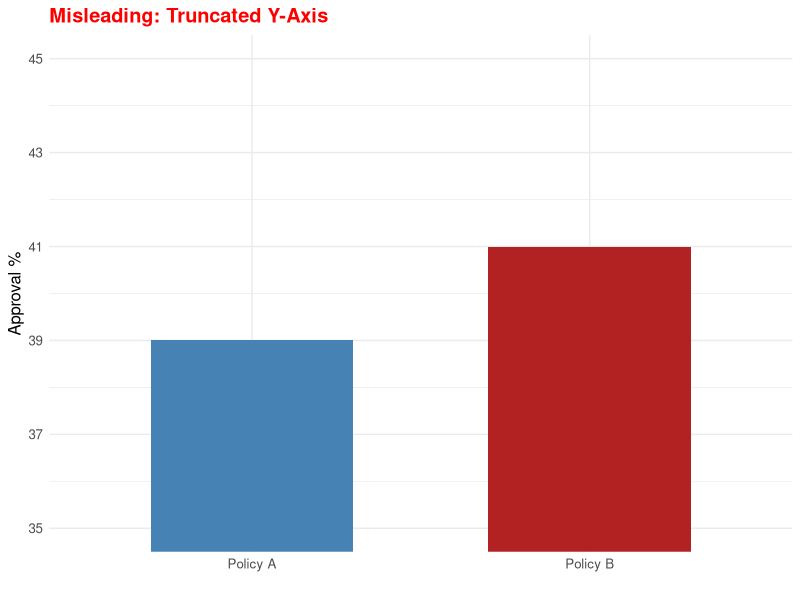
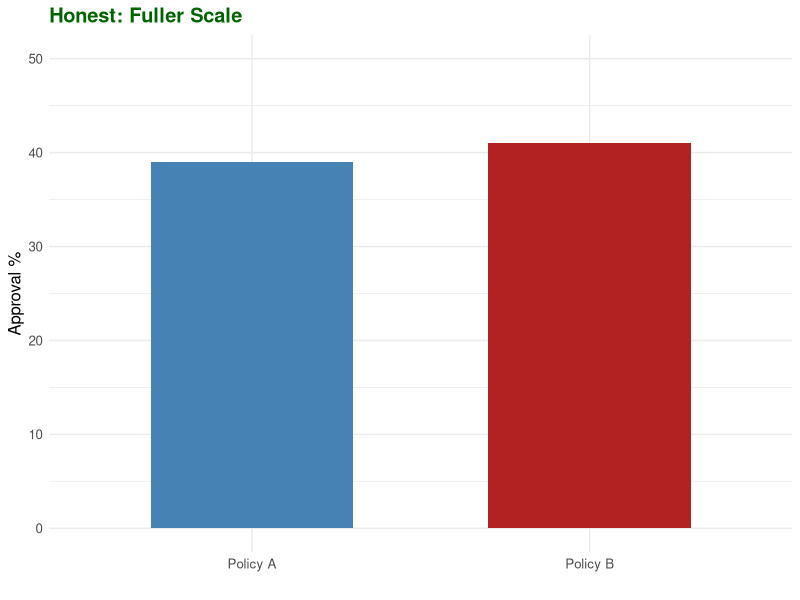
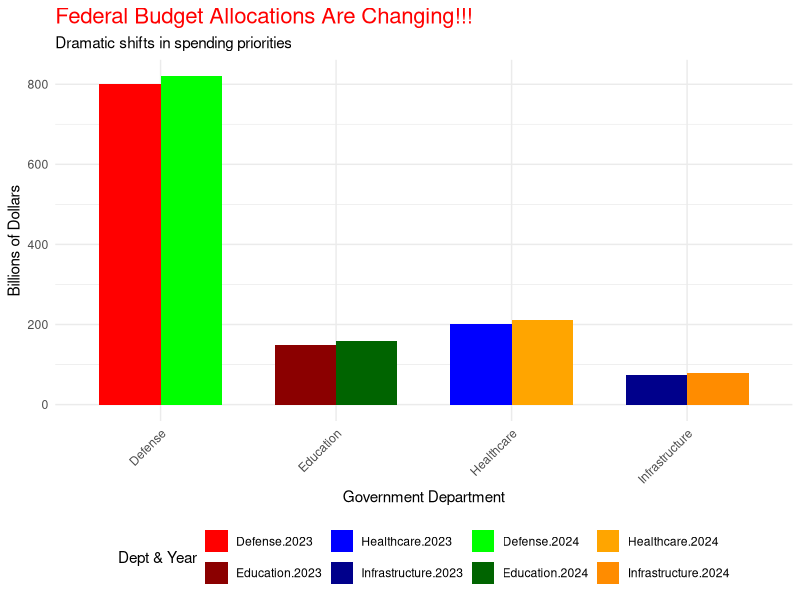
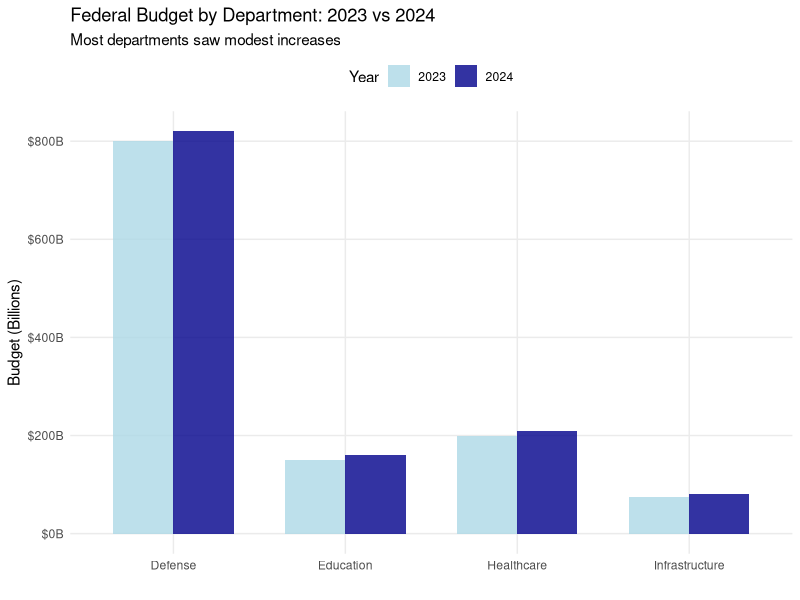
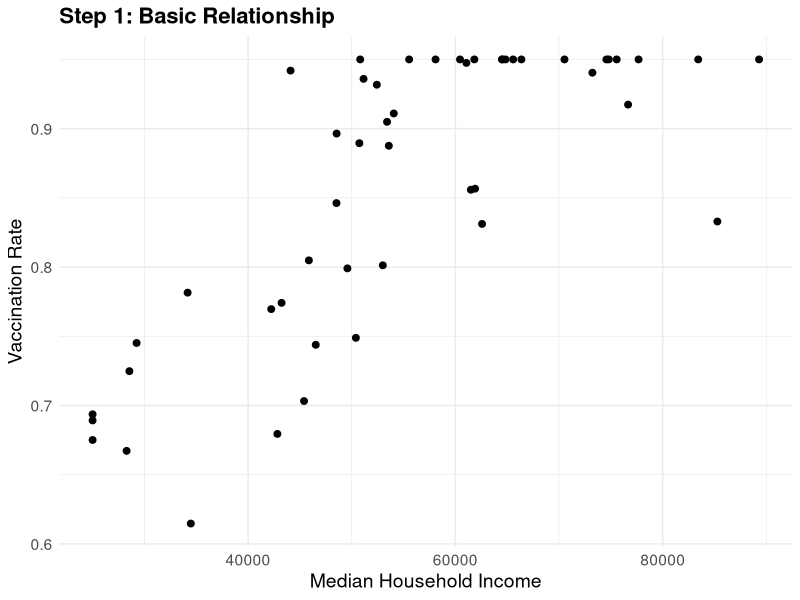
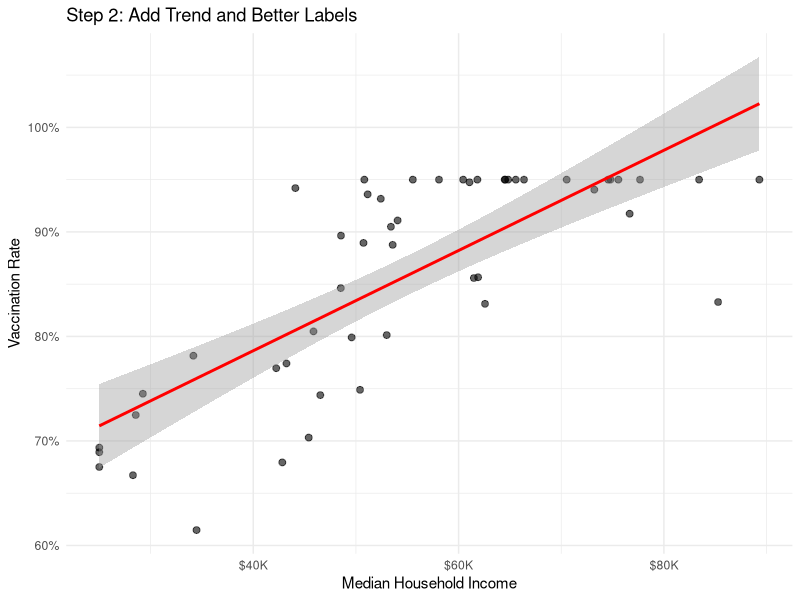
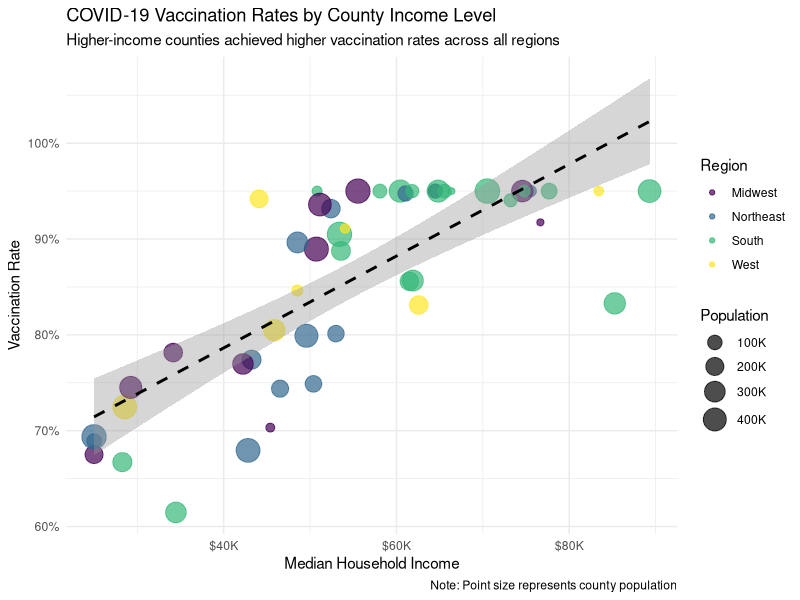
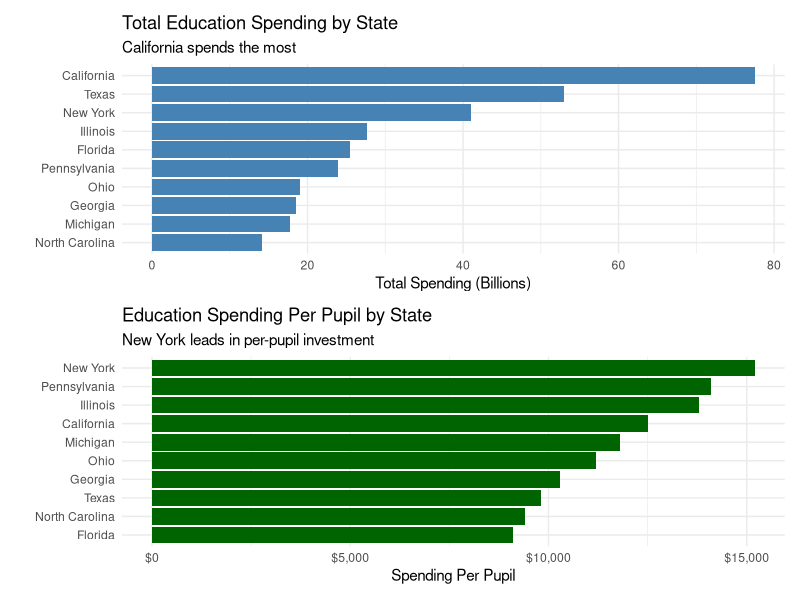

Here is the R script that generated these plots, in order:
## ---- chunk 1
knitr::opts_chunk$set(echo = TRUE, fig.width = 8, fig.height = 6)
library(tidyverse)
library(scales)
library(patchwork)
## ---- chunk 2
#| echo: false
#| fig-width: 5
#| fig-height: 4
misleading_data <- tibble(
  category = c("Policy A", "Policy B"),
  approval = c(39, 41)
)

# Misleading version - truncated y-axis
ggplot(misleading_data, aes(x = category, y = approval, fill = category)) +
  geom_col(width = 0.6) +
  coord_cartesian(ylim = c(35, 45)) +
  scale_y_continuous(breaks = seq(35, 45, 2)) +
  scale_fill_manual(values = c("steelblue", "firebrick")) +
  labs(title = "Misleading: Truncated Y-Axis", 
       y = "Approval %", x = "") +
  theme_minimal() +
  theme(legend.position = "none",
        text = element_text(size = 12),
        plot.title = element_text(color = "red", face = "bold"))
## ---- chunk 3
#| echo: false
#| fig-width: 5
#| fig-height: 4
# Honest version - full scale
ggplot(misleading_data, aes(x = category, y = approval, fill = category)) +
  geom_col(width = 0.6) +
  scale_y_continuous(limits = c(0, 50), breaks = seq(0, 50, 10)) +
  scale_fill_manual(values = c("steelblue", "firebrick")) +
  labs(title = "Honest: Fuller Scale", 
       y = "Approval %", x = "") +
  theme_minimal() +
  theme(legend.position = "none",
        text = element_text(size = 12),
        plot.title = element_text(color = "darkgreen", face = "bold"))
## ---- chunk 4
#| echo: false
# Create intentionally problematic visualization
budget_data <- tibble(
  department = c("Education", "Defense", "Healthcare", "Infrastructure"),
  budget_2023 = c(150, 800, 200, 75),
  budget_2024 = c(160, 820, 210, 80)
) %>%
  pivot_longer(cols = starts_with("budget"), 
               names_to = "year", 
               values_to = "billions") %>%
  mutate(year = str_extract(year, "\\d{4}"))

# Problematic chart: 3D, unnecessary colors, no zero baseline, confusing legend
ggplot(budget_data, aes(x = department, y = billions, fill = interaction(department, year))) +
  geom_col(position = "dodge", width = 0.7) +
  scale_fill_manual(values = c("red", "darkred", "blue", "darkblue", 
                              "green", "darkgreen", "orange", "darkorange")) +
  labs(title = "Federal Budget Allocations Are Changing!!!",
       subtitle = "Dramatic shifts in spending priorities",
       y = "Billions of Dollars",
       x = "Government Department",
       fill = "Dept & Year") +
  theme_minimal() +
  theme(axis.text.x = element_text(angle = 45, hjust = 1),
        legend.position = "bottom",
        plot.title = element_text(size = 16, color = "red"))
## ---- chunk 5
#| echo: false
# Clean, honest version
ggplot(budget_data, aes(x = department, y = billions, fill = year)) +
  geom_col(position = "dodge", width = 0.7, alpha = 0.8) +
  scale_fill_manual(values = c("2023" = "lightblue", "2024" = "darkblue")) +
  scale_y_continuous(labels = dollar_format(suffix = "B", scale = 1)) +
  labs(title = "Federal Budget by Department: 2023 vs 2024",
       subtitle = "Most departments saw modest increases",
       y = "Budget (Billions)",
       x = "",
       fill = "Year") +
  theme_minimal() +
  theme(legend.position = "top",
        panel.grid.minor = element_blank())
## ---- chunk 6
# COVID-19 vaccination rates by county income
set.seed(42)  # Makes random numbers reproducible
covid_data <- tibble(
  county = paste("County", 1:50),  # paste() combines text: "County 1", "County 2", etc.
  median_income = rnorm(50, 55000, 15000),  # rnorm() generates random normal distribution
  vaccination_rate = pmax(0.3, pmin(0.95,   # pmax/pmin set floor/ceiling values
    0.45 + 0.000008 * median_income + rnorm(50, 0, 0.1))),  # Create income correlation
  population = sample(10000:500000, 50),  # sample() randomly picks from range
  region = sample(c("Northeast", "South", "Midwest", "West"), 50, replace = TRUE)
) %>%
  mutate(
    median_income = pmax(25000, median_income),  # Ensure minimum income of $25k
    income_category = case_when(
      median_income < 40000 ~ "Low Income",
      median_income < 65000 ~ "Middle Income",
      TRUE ~ "High Income"
    ),
    income_category = factor(income_category, 
                           levels = c("Low Income", "Middle Income", "High Income"))
  )

# Look at our data
head(covid_data, 3)
## ---- chunk 7
# Step 1: Basic relationship
ggplot(covid_data, aes(x = median_income, y = vaccination_rate)) +  # aes() maps data to visual properties
  geom_point(size = 2) +  # geom_point() creates scatter plot points
  labs(title = "Step 1: Basic Relationship",
       x = "Median Household Income", 
       y = "Vaccination Rate") +
  theme_minimal() +  # theme_minimal() creates clean, simple appearance
  theme(text = element_text(size = 14),  # Larger text for readability
        plot.title = element_text(size = 16, face = "bold"))
## ---- chunk 8
# Step 2: Add trend line and better formatting
ggplot(covid_data, aes(x = median_income, y = vaccination_rate)) +
  geom_point(alpha = 0.6, size = 2) +
  geom_smooth(method = "lm", se = TRUE, color = "red") +
  scale_x_continuous(labels = dollar_format(scale = 0.001, suffix = "K")) +
  scale_y_continuous(labels = percent_format()) +
  labs(title = "Step 2: Add Trend and Better Labels",
       x = "Median Household Income", 
       y = "Vaccination Rate") +
  theme_minimal()
## ---- chunk 9
#| echo: false
# Step 3: Full story with regional context
ggplot(covid_data, aes(x = median_income, y = vaccination_rate)) +
  geom_point(aes(size = population, color = region), alpha = 0.7) +
  geom_smooth(method = "lm", se = TRUE, color = "black", linetype = "dashed") +
  scale_x_continuous(labels = dollar_format(scale = 0.001, suffix = "K")) +
  scale_y_continuous(labels = percent_format()) +
  scale_size_continuous(name = "Population", 
                       labels = comma_format(scale = 0.001, suffix = "K"),
                       range = c(2, 8)) +
  scale_color_viridis_d(name = "Region") +
  labs(title = "COVID-19 Vaccination Rates by County Income Level",
       subtitle = "Higher-income counties achieved higher vaccination rates across all regions",
       x = "Median Household Income", 
       y = "Vaccination Rate",
       caption = "Note: Point size represents county population") +
  theme_minimal() +
  theme(legend.position = "right")
## ---- chunk 10
# Create education spending data
education_data <- tibble(
  state = c("California", "Texas", "New York", "Florida", "Illinois", 
           "Pennsylvania", "Ohio", "Georgia", "North Carolina", "Michigan"),
  spending_per_pupil = c(12500, 9800, 15200, 9100, 13800, 
                        14100, 11200, 10300, 9400, 11800),
  enrollment = c(6200000, 5400000, 2700000, 2800000, 2000000,
                1700000, 1700000, 1800000, 1500000, 1500000),
  total_spending = spending_per_pupil * enrollment / 1e9  # Convert to billions
) %>%
  arrange(desc(total_spending))

# Look at our data
head(education_data, 4)
## ---- chunk 11
#| echo: false
# Chart 1: Total spending (misleading for policy)
p1 <- ggplot(education_data, aes(x = reorder(state, total_spending), y = total_spending)) +
  geom_col(fill = "steelblue") +
  coord_flip() +
  labs(title = "Total Education Spending by State",
       subtitle = "California spends the most",
       x = "", y = "Total Spending (Billions)") +
  theme_minimal()

# Chart 2: Per-pupil spending (better for policy)
p2 <- ggplot(education_data, aes(x = reorder(state, spending_per_pupil), y = spending_per_pupil)) +
  geom_col(fill = "darkgreen") +
  coord_flip() +
  scale_y_continuous(labels = dollar_format()) +
  labs(title = "Education Spending Per Pupil by State",
       subtitle = "New York leads in per-pupil investment",
       x = "", y = "Spending Per Pupil") +
  theme_minimal()

p1 / p2
## ---- chunk 12
#| echo: false
# Problematic chart for students to fix
crime_data <- tibble(
  city = c("City A", "City B", "City C", "City D", "City E"),
  violent_crime_2020 = c(450, 320, 680, 290, 510),
  violent_crime_2023 = c(420, 340, 650, 310, 490),
  property_crime_2020 = c(2100, 1800, 2800, 1600, 2300),
  property_crime_2023 = c(1950, 1750, 2600, 1580, 2200)
) %>%
  pivot_longer(cols = -city, names_to = "metric", values_to = "incidents") %>%
  separate(metric, into = c("crime_type", "year"), sep = "_(?=\\d{4}$)") %>%
  mutate(crime_type = str_replace(crime_type, "_", " "),
         crime_type = str_to_title(crime_type))

# Bad version - stacked bar with different scales
ggplot(crime_data, aes(x = city, y = incidents, fill = interaction(crime_type, year))) +
  geom_col(position = "stack") +
  scale_fill_manual(values = c("red", "darkred", "blue", "darkblue")) +
  labs(title = "Crime Statistics by City",
       y = "Number of Incidents",
       fill = "Crime Type & Year") +
  theme_minimal() +
  theme(legend.position = "bottom")
## ---- chunk 13
#| echo: false
# Better version - faceted with percent change
crime_summary <- crime_data %>%
  pivot_wider(names_from = year, values_from = incidents) %>%
  mutate(
    pct_change = (`2023` - `2020`) / `2020` * 100,
    change_direction = ifelse(pct_change > 0, "Increase", "Decrease")
  )

ggplot(crime_summary, aes(x = reorder(city, pct_change), y = pct_change, fill = change_direction)) +
  geom_col() +
  geom_hline(yintercept = 0, linetype = "dashed", alpha = 0.5) +
  facet_wrap(~crime_type, scales = "free_y") +
  coord_flip() +
  scale_fill_manual(values = c("Decrease" = "darkgreen", "Increase" = "darkred")) +
  scale_y_continuous(labels = function(x) paste0(x, "%")) +
  labs(title = "Crime Rate Changes by City: 2020 to 2023",
       subtitle = "Most cities saw decreases in both violent and property crime",
       x = "", y = "Percent Change",
       fill = "Direction") +
  theme_minimal() +
  theme(legend.position = "top")
## ---- chunk 14
#| echo: false
# Create unemployment data by education level across regions
unemployment_data <- expand_grid(
  region = c("Northeast", "South", "Midwest", "West"),
  education = c("Less than HS", "High School", "Some College", "Bachelor's+"),
  year = 2018:2023
) %>%
  mutate(
    # Create realistic unemployment patterns
    base_rate = case_when(
      education == "Less than HS" ~ 0.08,
      education == "High School" ~ 0.05,
      education == "Some College" ~ 0.04,
      education == "Bachelor's+" ~ 0.025
    ),
    # Add regional variation
    regional_adj = case_when(
      region == "Northeast" ~ -0.005,
      region == "South" ~ 0.01,
      region == "Midwest" ~ 0.005,
      region == "West" ~ 0.0
    ),
    # Add COVID spike in 2020
    covid_effect = ifelse(year == 2020, 0.04, 
                         ifelse(year == 2021, 0.02, 0)),
    unemployment_rate = pmax(0.01, base_rate + regional_adj + covid_effect + rnorm(n(), 0, 0.005))
  )

ggplot(unemployment_data, aes(x = year, y = unemployment_rate, color = education)) +
  geom_line(size = 1.2) +
  geom_point(size = 2) +
  facet_wrap(~region, nrow = 2) +
  scale_y_continuous(labels = percent_format()) +
  scale_color_viridis_d(name = "Education Level") +
  labs(title = "Unemployment Rates by Education and Region",
       subtitle = "COVID-19 impact varied by education level across all regions",
       x = "Year", y = "Unemployment Rate") +
  theme_minimal() +
  theme(legend.position = "bottom",
        strip.text = element_text(size = 12, face = "bold"))
## ---- chunk 15
#| echo: false
# Demonstrate strategic color use
policy_effectiveness <- tibble(
  policy = c("Universal Pre-K", "Job Training", "Housing Vouchers", 
            "Minimum Wage", "Earned Income Tax Credit", "Food Stamps"),
  cost_per_person = c(8000, 12000, 6000, 0, 3000, 2000),
  effectiveness_score = c(8.5, 6.2, 7.8, 5.1, 9.2, 7.5),
  policy_type = c("Education", "Employment", "Housing", 
                 "Employment", "Tax", "Nutrition")
)

ggplot(policy_effectiveness, aes(x = cost_per_person, y = effectiveness_score)) +
  geom_point(aes(color = policy_type), size = 4, alpha = 0.8) +
  geom_text(aes(label = policy), vjust = -0.5, size = 3) +
  scale_x_continuous(labels = dollar_format(), limits = c(-500, 13000)) +  # Add padding
  scale_y_continuous(limits = c(4.5, 10)) +  # Add padding for top labels
  scale_color_brewer(type = "qual", palette = "Set2", name = "Policy Area") +
  labs(title = "Policy Cost-Effectiveness Analysis",
       subtitle = "Tax policies show high effectiveness at low cost",
       x = "Cost Per Person Served",
       y = "Effectiveness Score (1-10)") +
  theme_minimal() +
  theme(legend.position = "right")
## ---- chunk 16
#| echo: false
# Create the challenge dataset
set.seed(123)

# Define a lookup for the 10 intersections
intersection_types <- tibble(
  intersection = paste("Intersection", LETTERS[1:10]),
  intersection_type = c("Residential", "Commercial", "Highway", "School Zone", "Downtown",
                        "Residential", "Commercial", "Highway", "School Zone", "Downtown")
)

traffic_data <- expand_grid(
  intersection = paste("Intersection", LETTERS[1:10]),
  intervention = c("Speed Cameras", "Roundabouts", "Better Lighting", 
                   "Crosswalk Signals", "Lane Reduction"),
  period = c("Before", "After")
) %>%
  left_join(intersection_types, by = "intersection") %>%
  mutate(
    # Baseline accidents per year by intersection type (constant for each intersection)
    baseline_accidents = case_when(
      intersection_type == "Highway" ~ 15,
      intersection_type == "Commercial" ~ 12,
      intersection_type == "Downtown" ~ 10,
      intersection_type == "School Zone" ~ 8,
      intersection_type == "Residential" ~ 6
    ),
    # Assumed intervention effectiveness (proportion reduction in accidents)
    intervention_effect = case_when(
      intervention == "Roundabouts" ~ -0.4,      # 40% reduction
      intervention == "Speed Cameras" ~ -0.3,   # 30% reduction  
      intervention == "Better Lighting" ~ -0.15, # 15% reduction
      intervention == "Crosswalk Signals" ~ -0.2, # 20% reduction
      intervention == "Lane Reduction" ~ -0.1    # 10% reduction
    ),
    accidents = ifelse(period == "Before", 
                       baseline_accidents + rnorm(n(), 0, 1),
                       baseline_accidents * (1 + intervention_effect) + rnorm(n(), 0, 1)),
    accidents = pmax(1, accidents)
  )

# Show them the data structure - all columns
print(head(traffic_data, 8), width = Inf)  # width = Inf shows all columns
